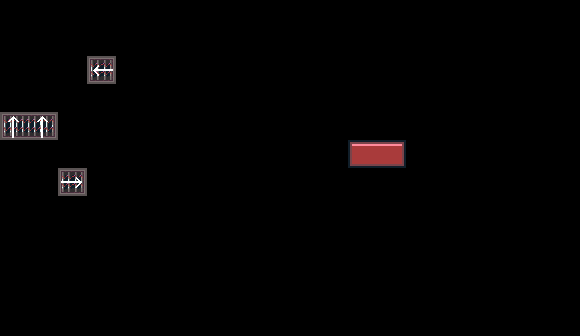

Below is a game level as drawn by its tile map, then a one-line description and the .tmx file that defines it, in full:
An orthogonal 20x12 tile map with 29x28 px tiles, 2 tile layers (Tile Layer 1, Tile Layer 2).

<map version="1.10" tiledversion="1.11.2" orientation="orthogonal" renderorder="right-down" width="20" height="12" tilewidth="29" tileheight="28" infinite="0" nextlayerid="4" nextobjectid="1">
 <editorsettings>
  <export format="tmx" />
 </editorsettings>
 <tileset firstgid="1" name="bricks_tiles" tilewidth="29" tileheight="28" tilecount="32" columns="8">
  <image source="../src/assets/bricks_tiles.png" width="232" height="112" />
 </tileset>
 <layer id="1" name="Tile Layer 1" width="20" height="12">
  <data encoding="csv">
0,0,0,0,0,0,0,0,0,0,0,0,0,0,0,0,0,0,0,0,
0,0,0,0,0,0,0,0,0,0,0,0,0,0,0,0,0,0,0,0,
0,0,0,25,0,0,0,0,0,0,0,0,0,0,0,0,0,0,0,0,
0,0,0,0,0,0,0,0,0,0,0,0,0,0,0,0,0,0,0,0,
23,24,0,0,0,0,0,0,0,0,0,0,0,0,0,0,0,0,0,0,
0,0,0,0,0,0,0,0,0,0,0,0,1,2,0,0,0,0,0,0,
0,0,25,0,0,0,0,0,0,0,0,0,0,0,0,0,0,0,0,0,
0,0,0,0,0,0,0,0,0,0,0,0,0,0,0,0,0,0,0,0,
0,0,0,0,0,0,0,0,0,0,0,0,0,0,0,0,0,0,0,0,
0,0,0,0,0,0,0,0,0,0,0,0,0,0,0,0,0,0,0,0,
0,0,0,0,0,0,0,0,0,0,0,0,0,0,0,0,0,0,0,0,
0,0,0,0,0,0,0,0,0,0,0,0,0,0,0,0,0,0,0,0
</data>
 </layer>
 <layer id="3" name="Tile Layer 2" width="20" height="12">
  <data encoding="csv">
0,0,0,0,0,0,0,0,0,0,0,0,0,0,0,0,0,0,0,0,
0,0,0,0,0,0,0,0,0,0,0,0,0,0,0,0,0,0,0,0,
0,0,0,32,0,0,0,0,0,0,0,0,0,0,0,0,0,0,0,0,
0,0,0,0,0,0,0,0,0,0,0,0,0,0,0,0,0,0,0,0,
30,30,0,0,0,0,0,0,0,0,0,0,0,0,0,0,0,0,0,0,
0,0,0,0,0,0,0,0,0,0,0,0,0,0,0,0,0,0,0,0,
0,0,31,0,0,0,0,0,0,0,0,0,0,0,0,0,0,0,0,0,
0,0,0,0,0,0,0,0,0,0,0,0,0,0,0,0,0,0,0,0,
0,0,0,0,0,0,0,0,0,0,0,0,0,0,0,0,0,0,0,0,
0,0,0,0,0,0,0,0,0,0,0,0,0,0,0,0,0,0,0,0,
0,0,0,0,0,0,0,0,0,0,0,0,0,0,0,0,0,0,0,0,
0,0,0,0,0,0,0,0,0,0,0,0,0,0,0,0,0,0,0,0
</data>
 </layer>
 <objectgroup id="2" name="Object Layer 1" />
</map>
